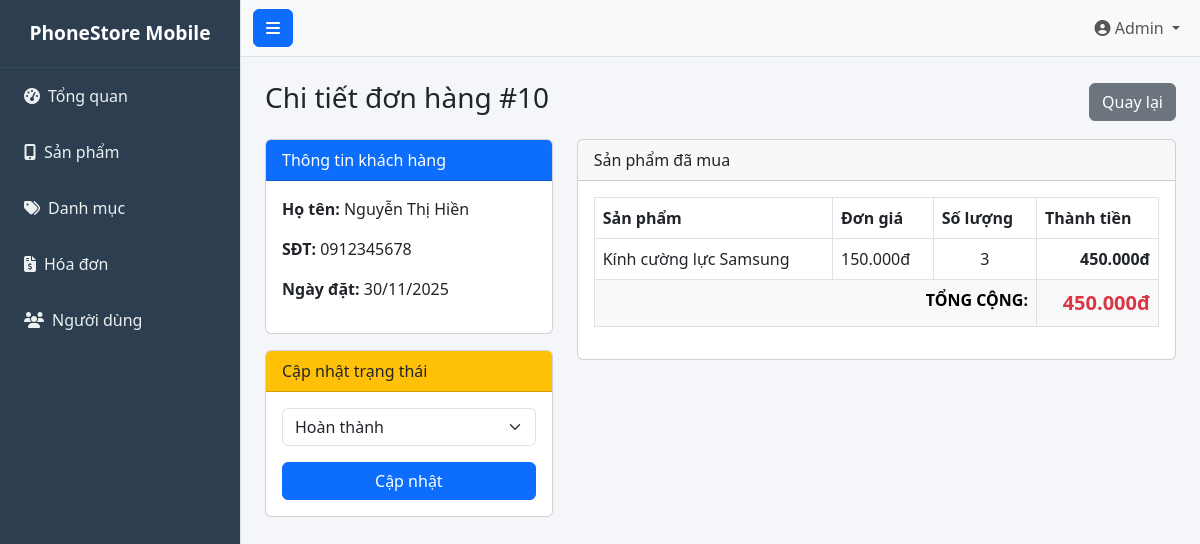
The app's page /KhoDT/index.php?page=orders&action=detail&id=10 with its own data.
### tables this page shows
CREATE TABLE `order` (
  `id_order` int(11) NOT NULL,
  `id_user` int(11) NOT NULL,
  `status` varchar(50) DEFAULT 'pending'
);

CREATE TABLE `users` (
  `id_user` int(11) NOT NULL,
  `username` varchar(50) NOT NULL,
  `password` varchar(255) NOT NULL,
  `email` varchar(100) NOT NULL,
  `phone` varchar(20) DEFAULT NULL,
  `fullname` varchar(100) NOT NULL,
  `role` bit(1) NOT NULL DEFAULT b'0'
);

CREATE TABLE `orderdetails` (
  `id_order` int(11) NOT NULL,
  `id_product` int(11) NOT NULL,
  `date` date NOT NULL,
  `quantitybuy` int(11) NOT NULL
);

CREATE TABLE `product` (
  `id_product` int(11) NOT NULL,
  `id_user` int(11) NOT NULL,
  `id_category` int(11) NOT NULL,
  `name` varchar(255) NOT NULL,
  `color` varchar(50) DEFAULT NULL,
  `price` bigint(20) NOT NULL,
  `quantity` int(11) NOT NULL DEFAULT 0,
  `status` varchar(50) DEFAULT NULL,
  `warrantyperiod` int(11) DEFAULT NULL,
  `image` varchar(255) DEFAULT NULL
);

### KhachHang/config/db.php (called while the page is built)
<?php
class Database {
    public static function connect() {
        $host = 'localhost';
        $dbname = 'doandt_schema';
        $username = 'root';
        $password = '123456';
        try {
            $conn = new PDO("mysql:host=$host;dbname=$dbname;charset=utf8", $username, $password);
            $conn->setAttribute(PDO::ATTR_ERRMODE, PDO::ERRMODE_EXCEPTION);
            return $conn;
        } catch(PDOException $e) {
            die("Lỗi kết nối CSDL: " . $e->getMessage());
        }
    }
}
?>

### KhoDT/views/order_detail.php (the view, shortened to what this page needs)
<?php require_once 'views/layout/header.php'; ?>
<div class="d-flex justify-content-between align-items-center mt-4">
    <h3>Chi tiết đơn hàng #<?php echo $order['id_order']; ?></h3>
    <a href="index.php?page=orders" class="btn btn-secondary">Quay lại</a>
</div>
<div class="row mt-3">
    <div class="col-md-4">
        <div class="card mb-3">
    <div class="card-header bg-primary text-white">Thông tin khách hàng</div>
    <div class="card-body">
        <p><strong>Họ tên:</strong> <?php echo $order['fullname']; ?></p>
        <p><strong>SĐT:</strong> <?php echo $order['phone']; ?></p>
        <p><strong>Ngày đặt:</strong> <?php echo isset($order['order_date']) ? date('d/m/Y', strtotime($order['order_date'])) : 'N/A'; ?></p>
    </div>
</div>
        <div class="card">
            <div class="card-header bg-warning text-dark">Cập nhật trạng thái</div>
            <div class="card-body">
                <form method="POST" action="index.php?page=orders&action=update_status">
                    <select name="status" class="form-select mb-3">
                        <option value="Hoàn thành" <?php echo ($order['status']=='Hoàn thành')?'selected':''; ?>>Hoàn thành</option>
                    </select>
                    <button type="submit" class="btn btn-primary w-100">Cập nhật</button>
                </form>
            </div>
        </div>
    </div>
    <div class="col-md-8">
        <div class="card">
            <div class="card-header">Sản phẩm đã mua</div>
            <div class="card-body">
                <table class="table table-bordered">
                    <thead>
                        <tr>
                            <th>Sản phẩm</th>
                            <th>Đơn giá</th>
                            <th>Số lượng</th>
                            <th>Thành tiền</th>
                        </tr>
                    </thead>
                    <tbody>
                        <?php foreach ($details as $d): ?>
                        <tr>
                            <td><?php echo $d['name']; ?></td>
                            <td><?php echo number_format($d['price'], 0, ',', '.'); ?>đ</td>
                            <td class="text-center"><?php echo $d['quantitybuy']; ?></td>
                            <td class="text-end fw-bold">
                                <?php echo number_format($d['price'] * $d['quantitybuy'], 0, ',', '.'); ?>đ
                            </td>
                        </tr>
                        <?php endforeach; ?>
                        <tr class="table-light">
                            <td colspan="3" class="text-end fw-bold">TỔNG CỘNG:</td>
                            <td class="text-end fw-bold text-danger fs-5">
                                <?php echo number_format($order['totalmoney'], 0, ',', '.'); ?>đ
                            </td>
                        </tr>
                    </tbody>
                </table>
            </div>
        </div>
    </div>
</div>
<?php require_once 'views/layout/footer.php'; ?>

### KhoDT/css/style.css (style rules this page uses)
body { font-family: 'Segoe UI', sans-serif; background-color: #f4f6f9; overflow-x: hidden; }

### records on screen
order: id_order "10", id_user.fullname "Nguyễn Thị Hiền", id_user.phone "0912345678", status "Hoàn thành"
orderdetails: id_product.name "Kính cường lực Samsung", id_product.price "150.000", quantitybuy "3", $d['price'] * $d['quantitybuy'] "450.000"

### other values on screen
date('d/m/Y', strtotime($order['order_date'])) "30/11/2025"
$order['totalmoney'] "450.000"
